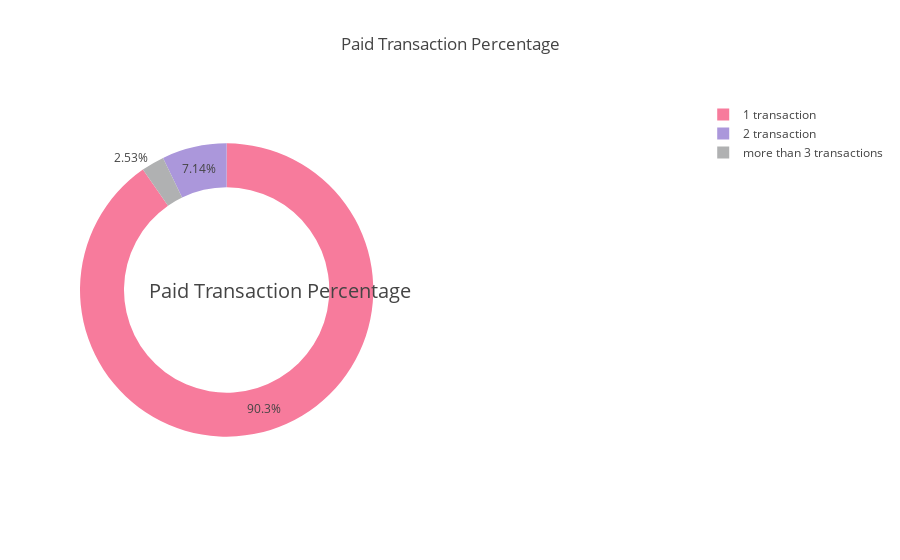

The cell this chart's notebook holds for it:
### Code cell
# pie chart code 
paidtransactionindex = ['1 transaction','2 transaction','more than 3 transactions']

paidtransactionvalue = [9029,714,253]

domain1 = {'x': [0.2, 0.50], 'y': [0.0, 0.33]}
fig = {
  "data": [
    {
      "values": paidtransactionvalue,
      "labels": paidtransactionindex,
      "domain": {"x": [0, .48]},
    "marker" : dict(colors=["#f77b9c" ,'#ab97db',  '#b0b1b2']),
      "hoverinfo":"label+percent+name",
      "hole": .7,
      "type": "pie"
    }
   ],
  "layout": {"title":"Paid Transaction Percentage",
      "annotations": [
            {
                "font": {
                    "size": 20
                },
                "showarrow": False,
                "text": "Paid Transaction Percentage",
                "x": 0.11,
                "y": 0.5
            }
        ]
    }
}
iplot(fig)

### Figure 1 — Plotly figure (JSON) as saved in the notebook; plotly's stock layout.template omitted (floating-point values rounded to 4 significant figures)
{"data": [{"domain": {"x": [0, 0.48]}, "hole": 0.7, "hoverinfo": "label+percent+name", "labels": ["1 transaction", "2 transaction", "more than 3 transactions"], "marker": {"colors": ["#f77b9c", "#ab97db", "#b0b1b2"]}, "type": "pie", "uid": "455ade4d-0826-480e-9e1c-0852603915d6", "values": [9029, 714, 253]}], "layout": {"annotations": [{"font": {"size": 20}, "showarrow": false, "text": "Paid Transaction Percentage", "x": 0.11, "y": 0.5}], "title": "Paid Transaction Percentage"}}
